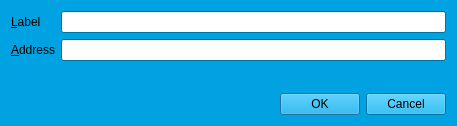
<?xml version="1.0" encoding="UTF-8"?>
<ui version="4.0">
 <class>EditAddressDialog</class>
 <widget class="QDialog" name="EditAddressDialog">
  <property name="geometry">
   <rect>
    <x>0</x>
    <y>0</y>
    <width>457</width>
    <height>126</height>
   </rect>
  </property>
  <property name="palette">
   <palette>
    <active>
     <colorrole role="WindowText">
      <brush brushstyle="SolidPattern">
       <color alpha="255">
        <red>0</red>
        <green>0</green>
        <blue>0</blue>
       </color>
      </brush>
     </colorrole>
     <colorrole role="Button">
      <brush brushstyle="SolidPattern">
       <color alpha="255">
        <red>0</red>
        <green>162</green>
        <blue>225</blue>
       </color>
      </brush>
     </colorrole>
     <colorrole role="Light">
      <brush brushstyle="SolidPattern">
       <color alpha="255">
        <red>82</red>
        <green>207</green>
        <blue>255</blue>
       </color>
      </brush>
     </colorrole>
     <colorrole role="Midlight">
      <brush brushstyle="SolidPattern">
       <color alpha="255">
        <red>41</red>
        <green>184</green>
        <blue>240</blue>
       </color>
      </brush>
     </colorrole>
     <colorrole role="Dark">
      <brush brushstyle="SolidPattern">
       <color alpha="255">
        <red>0</red>
        <green>81</green>
        <blue>112</blue>
       </color>
      </brush>
     </colorrole>
     <colorrole role="Mid">
      <brush brushstyle="SolidPattern">
       <color alpha="255">
        <red>0</red>
        <green>108</green>
        <blue>150</blue>
       </color>
      </brush>
     </colorrole>
     <colorrole role="Text">
      <brush brushstyle="SolidPattern">
       <color alpha="255">
        <red>0</red>
        <green>0</green>
        <blue>0</blue>
       </color>
      </brush>
     </colorrole>
     <colorrole role="BrightText">
      <brush brushstyle="SolidPattern">
       <color alpha="255">
        <red>255</red>
        <green>255</green>
        <blue>255</blue>
       </color>
      </brush>
     </colorrole>
     <colorrole role="ButtonText">
      <brush brushstyle="SolidPattern">
       <color alpha="255">
        <red>0</red>
        <green>0</green>
        <blue>0</blue>
       </color>
      </brush>
     </colorrole>
     <colorrole role="Base">
      <brush brushstyle="SolidPattern">
       <color alpha="255">
        <red>255</red>
        <green>255</green>
        <blue>255</blue>
       </color>
      </brush>
     </colorrole>
     <colorrole role="Window">
      <brush brushstyle="SolidPattern">
       <color alpha="255">
        <red>0</red>
        <green>162</green>
        <blue>225</blue>
       </color>
      </brush>
     </colorrole>
     <colorrole role="Shadow">
      <brush brushstyle="SolidPattern">
       <color alpha="255">
        <red>0</red>
        <green>0</green>
        <blue>0</blue>
       </color>
      </brush>
     </colorrole>
     <colorrole role="AlternateBase">
      <brush brushstyle="SolidPattern">
       <color alpha="255">
        <red>127</red>
        <green>208</green>
        <blue>240</blue>
       </color>
      </brush>
     </colorrole>
     <colorrole role="ToolTipBase">
      <brush brushstyle="SolidPattern">
       <color alpha="255">
        <red>255</red>
        <green>255</green>
        <blue>220</blue>
       </color>
      </brush>
     </colorrole>
     <colorrole role="ToolTipText">
      <brush brushstyle="SolidPattern">
       <color alpha="255">
        <red>0</red>
        <green>0</green>
        <blue>0</blue>
       </color>
      </brush>
     </colorrole>
    </active>
    <inactive>
     <colorrole role="WindowText">
      <brush brushstyle="SolidPattern">
       <color alpha="255">
        <red>0</red>
        <green>0</green>
        <blue>0</blue>
       </color>
      </brush>
     </colorrole>
     <colorrole role="Button">
      <brush brushstyle="SolidPattern">
       <color alpha="255">
        <red>0</red>
        <green>162</green>
        <blue>225</blue>
       </color>
      </brush>
     </colorrole>
     <colorrole role="Light">
      <brush brushstyle="SolidPattern">
       <color alpha="255">
        <red>82</red>
        <green>207</green>
        <blue>255</blue>
       </color>
      </brush>
     </colorrole>
     <colorrole role="Midlight">
      <brush brushstyle="SolidPattern">
       <color alpha="255">
        <red>41</red>
        <green>184</green>
        <blue>240</blue>
       </color>
      </brush>
     </colorrole>
     <colorrole role="Dark">
      <brush brushstyle="SolidPattern">
       <color alpha="255">
        <red>0</red>
        <green>81</green>
        <blue>112</blue>
       </color>
      </brush>
     </colorrole>
     <colorrole role="Mid">
      <brush brushstyle="SolidPattern">
       <color alpha="255">
        <red>0</red>
        <green>108</green>
        <blue>150</blue>
       </color>
      </brush>
     </colorrole>
     <colorrole role="Text">
      <brush brushstyle="SolidPattern">
       <color alpha="255">
        <red>0</red>
        <green>0</green>
        <blue>0</blue>
       </color>
      </brush>
     </colorrole>
     <colorrole role="BrightText">
      <brush brushstyle="SolidPattern">
       <color alpha="255">
        <red>255</red>
        <green>255</green>
        <blue>255</blue>
       </color>
      </brush>
     </colorrole>
     <colorrole role="ButtonText">
      <brush brushstyle="SolidPattern">
       <color alpha="255">
        <red>0</red>
        <green>0</green>
        <blue>0</blue>
       </color>
      </brush>
     </colorrole>
     <colorrole role="Base">
      <brush brushstyle="SolidPattern">
       <color alpha="255">
        <red>255</red>
        <green>255</green>
        <blue>255</blue>
       </color>
      </brush>
     </colorrole>
     <colorrole role="Window">
      <brush brushstyle="SolidPattern">
       <color alpha="255">
        <red>0</red>
        <green>162</green>
        <blue>225</blue>
       </color>
      </brush>
     </colorrole>
     <colorrole role="Shadow">
      <brush brushstyle="SolidPattern">
       <color alpha="255">
        <red>0</red>
        <green>0</green>
        <blue>0</blue>
       </color>
      </brush>
     </colorrole>
     <colorrole role="AlternateBase">
      <brush brushstyle="SolidPattern">
       <color alpha="255">
        <red>127</red>
        <green>208</green>
        <blue>240</blue>
       </color>
      </brush>
     </colorrole>
     <colorrole role="ToolTipBase">
      <brush brushstyle="SolidPattern">
       <color alpha="255">
        <red>255</red>
        <green>255</green>
        <blue>220</blue>
       </color>
      </brush>
     </colorrole>
     <colorrole role="ToolTipText">
      <brush brushstyle="SolidPattern">
       <color alpha="255">
        <red>0</red>
        <green>0</green>
        <blue>0</blue>
       </color>
      </brush>
     </colorrole>
    </inactive>
    <disabled>
     <colorrole role="WindowText">
      <brush brushstyle="SolidPattern">
       <color alpha="255">
        <red>0</red>
        <green>81</green>
        <blue>112</blue>
       </color>
      </brush>
     </colorrole>
     <colorrole role="Button">
      <brush brushstyle="SolidPattern">
       <color alpha="255">
        <red>0</red>
        <green>162</green>
        <blue>225</blue>
       </color>
      </brush>
     </colorrole>
     <colorrole role="Light">
      <brush brushstyle="SolidPattern">
       <color alpha="255">
        <red>82</red>
        <green>207</green>
        <blue>255</blue>
       </color>
      </brush>
     </colorrole>
     <colorrole role="Midlight">
      <brush brushstyle="SolidPattern">
       <color alpha="255">
        <red>41</red>
        <green>184</green>
        <blue>240</blue>
       </color>
      </brush>
     </colorrole>
     <colorrole role="Dark">
      <brush brushstyle="SolidPattern">
       <color alpha="255">
        <red>0</red>
        <green>81</green>
        <blue>112</blue>
       </color>
      </brush>
     </colorrole>
     <colorrole role="Mid">
      <brush brushstyle="SolidPattern">
       <color alpha="255">
        <red>0</red>
        <green>108</green>
        <blue>150</blue>
       </color>
      </brush>
     </colorrole>
     <colorrole role="Text">
      <brush brushstyle="SolidPattern">
       <color alpha="255">
        <red>0</red>
        <green>81</green>
        <blue>112</blue>
       </color>
      </brush>
     </colorrole>
     <colorrole role="BrightText">
      <brush brushstyle="SolidPattern">
       <color alpha="255">
        <red>255</red>
        <green>255</green>
        <blue>255</blue>
       </color>
      </brush>
     </colorrole>
     <colorrole role="ButtonText">
      <brush brushstyle="SolidPattern">
       <color alpha="255">
        <red>0</red>
        <green>81</green>
        <blue>112</blue>
       </color>
      </brush>
     </colorrole>
     <colorrole role="Base">
      <brush brushstyle="SolidPattern">
       <color alpha="255">
        <red>0</red>
        <green>162</green>
        <blue>225</blue>
       </color>
      </brush>
     </colorrole>
     <colorrole role="Window">
      <brush brushstyle="SolidPattern">
       <color alpha="255">
        <red>0</red>
        <green>162</green>
        <blue>225</blue>
       </color>
      </brush>
     </colorrole>
     <colorrole role="Shadow">
      <brush brushstyle="SolidPattern">
       <color alpha="255">
        <red>0</red>
        <green>0</green>
        <blue>0</blue>
       </color>
      </brush>
     </colorrole>
     <colorrole role="AlternateBase">
      <brush brushstyle="SolidPattern">
       <color alpha="255">
        <red>0</red>
        <green>162</green>
        <blue>225</blue>
       </color>
      </brush>
     </colorrole>
     <colorrole role="ToolTipBase">
      <brush brushstyle="SolidPattern">
       <color alpha="255">
        <red>255</red>
        <green>255</green>
        <blue>220</blue>
       </color>
      </brush>
     </colorrole>
     <colorrole role="ToolTipText">
      <brush brushstyle="SolidPattern">
       <color alpha="255">
        <red>0</red>
        <green>0</green>
        <blue>0</blue>
       </color>
      </brush>
     </colorrole>
    </disabled>
   </palette>
  </property>
  <property name="windowTitle">
   <string>Edit Address</string>
  </property>
  <layout class="QVBoxLayout" name="verticalLayout">
   <item>
    <layout class="QFormLayout" name="formLayout">
     <property name="fieldGrowthPolicy">
      <enum>QFormLayout::AllNonFixedFieldsGrow</enum>
     </property>
     <item row="0" column="0">
      <widget class="QLabel" name="label">
       <property name="text">
        <string>&amp;Label</string>
       </property>
       <property name="buddy">
        <cstring>labelEdit</cstring>
       </property>
      </widget>
     </item>
     <item row="0" column="1">
      <widget class="QLineEdit" name="labelEdit">
       <property name="toolTip">
        <string>The label associated with this address book entry</string>
       </property>
      </widget>
     </item>
     <item row="1" column="0">
      <widget class="QLabel" name="label_2">
       <property name="text">
        <string>&amp;Address</string>
       </property>
       <property name="buddy">
        <cstring>addressEdit</cstring>
       </property>
      </widget>
     </item>
     <item row="1" column="1">
      <widget class="QLineEdit" name="addressEdit">
       <property name="toolTip">
        <string>The address associated with this address book entry. This can only be modified for sending addresses.</string>
       </property>
      </widget>
     </item>
    </layout>
   </item>
   <item>
    <widget class="QDialogButtonBox" name="buttonBox">
     <property name="orientation">
      <enum>Qt::Horizontal</enum>
     </property>
     <property name="standardButtons">
      <set>QDialogButtonBox::Cancel|QDialogButtonBox::Ok</set>
     </property>
    </widget>
   </item>
  </layout>
 </widget>
 <resources/>
 <connections>
  <connection>
   <sender>buttonBox</sender>
   <signal>accepted()</signal>
   <receiver>EditAddressDialog</receiver>
   <slot>accept()</slot>
   <hints>
    <hint type="sourcelabel">
     <x>248</x>
     <y>254</y>
    </hint>
    <hint type="destinationlabel">
     <x>157</x>
     <y>274</y>
    </hint>
   </hints>
  </connection>
  <connection>
   <sender>buttonBox</sender>
   <signal>rejected()</signal>
   <receiver>EditAddressDialog</receiver>
   <slot>reject()</slot>
   <hints>
    <hint type="sourcelabel">
     <x>316</x>
     <y>260</y>
    </hint>
    <hint type="destinationlabel">
     <x>286</x>
     <y>274</y>
    </hint>
   </hints>
  </connection>
 </connections>
</ui>
